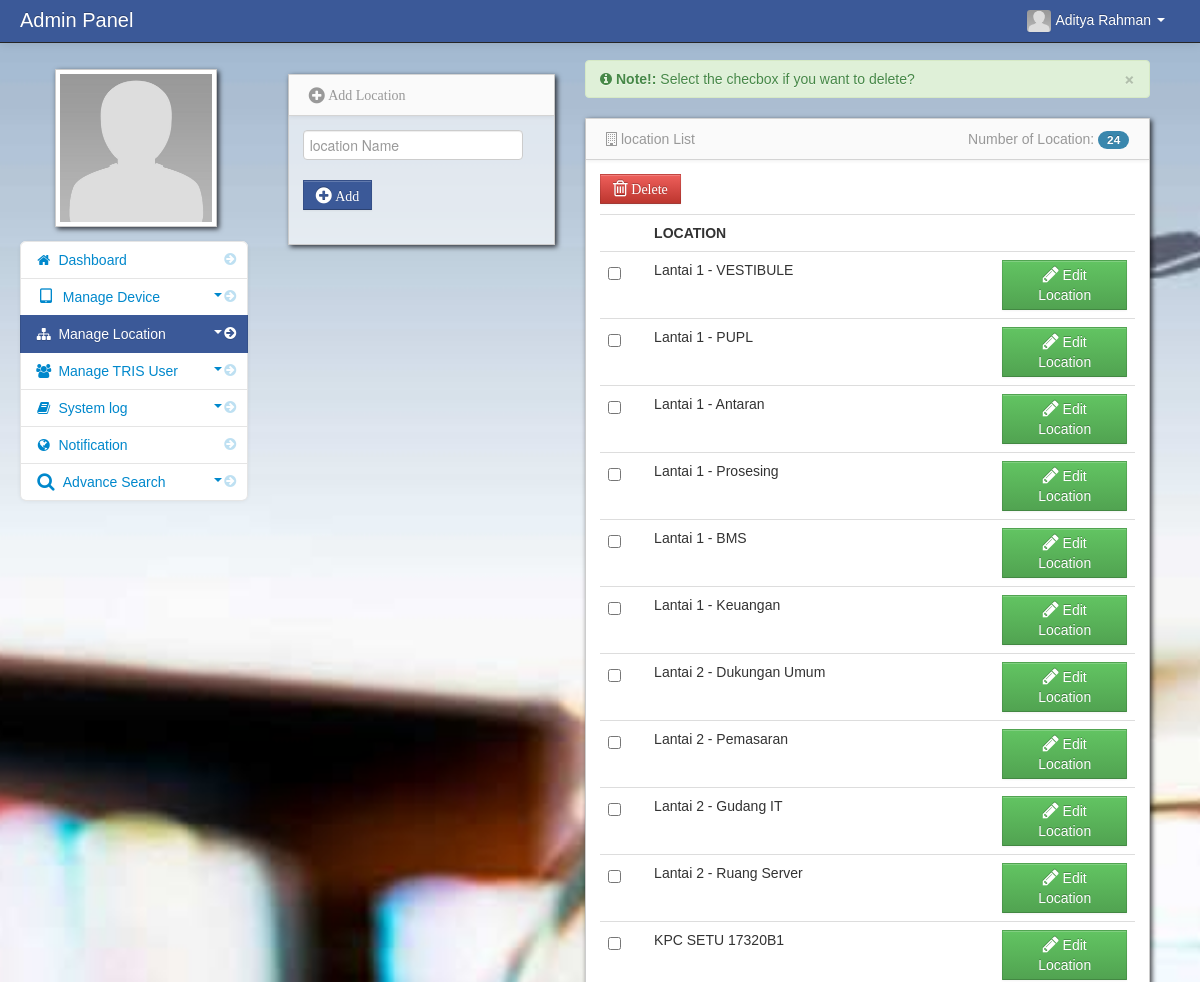
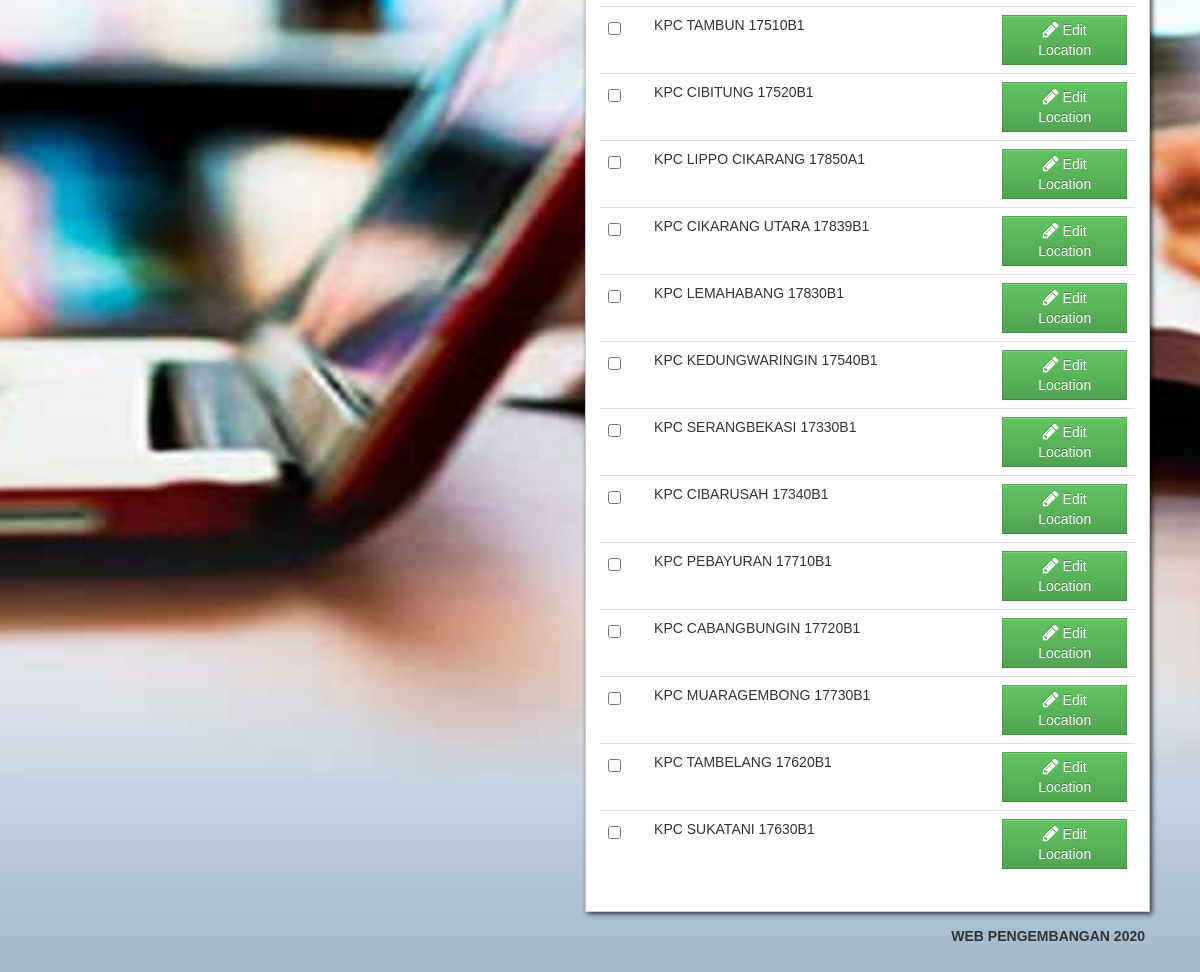
Screenshot of /perangkatit/admin/location.php (signed in) with the database file from the repository (2 pictures, top to bottom).
### tables this page shows
CREATE TABLE `stlocation` (
  `stdev_id` int(11) NOT NULL,
  `stdev_location_name` varchar(128) NOT NULL,
  `thumbnails` varchar(100) NOT NULL
);

### perangkatit/admin/session.php (called while the page is built, shortened)
<?php
$session_id=$_SESSION['id'];
?>

### perangkatit/admin/location.php (the view, shortened to what this page needs)
<?php include('header.php'); ?>
<?php include('session.php'); ?>
    <body>
		<?php include('navbar.php'); ?>
        <div class="container-fluid">
            <div class="row-fluid">
				<?php include('location_slidebar.php'); ?>
				<div class="span3" id="adduser">
				<?php include('add_location.php'); ?>
				</div>
                <div class="span6" id="">
                     <div class="row-fluid">
					<div class="empty">
                        <div class="alert alert-success alert-dismissable">
                            <button type="button" class="close" data-dismiss="alert" aria-hidden="true">&times;</button>
                            <i class="icon-info-sign"></i>  <strong>Note!:</strong> Select the checbox if you want to delete?
                        </div>
                    </div>
                        <div id="block_bg" class="block">
                            <div class="navbar navbar-inner block-header">
							   <div class="muted pull-left"><i class="icon-reorder icon-building"></i> location List</div>
								<div id="" class="muted pull-right">
								<?php
								$my_location = mysqli_query($GLOBALS["___mysqli_ston"], "select * from stlocation ")or die(mysqli_error($GLOBALS["___mysqli_ston"]));
								$count_my_location = mysqli_num_rows($my_location);?>
								Number of Location: <span class="badge badge-info"><?php echo $count_my_location; ?></span>
						        </div>
                            </div>
                            <div class="block-content collapse in">
                                <div class="span12">
									<form action="delete_location.php" method="post">
  									<table cellpadding="0" cellspacing="0" border="0" class="table" id="example">
										<a data-placement="right" title="Click to Delete check item" data-toggle="modal" href="#delete_location" id="delete"  class="btn btn-danger" name=""><i class="icon-trash icon-large"> Delete</i></a>
									  <thead>
										  <tr>
													<th></th>
													<th>Location</th>
													<th></th>
										   </tr>
										</thead>
										<tbody>
										<?php
										$location_query = mysqli_query($GLOBALS["___mysqli_ston"], "select * from stlocation")or die(mysqli_error($GLOBALS["___mysqli_ston"]));
										while($location_row = mysqli_fetch_array($location_query)){
										$id = $location_row['stdev_id'];
										?>
										<tr>
											<td width="30">
											<input id="optionsCheckbox" class="uniform_on" name="selector[]" type="checkbox" value="<?php echo $id; ?>">
											</td>
											<td><?php echo $location_row['stdev_location_name']; ?></td>
											<td width="125">
											<a rel="tooltip"  title="Edit Location" id="e<?php echo $id; ?>" href="edit_location.php<?php echo '?id='.$id; ?>" class="btn btn-success"><i class="icon-pencil icon-large"></i> Edit Location</a>
											</td>
										</tr>
										<?php } ?>
										</tbody>
									</table>
									</form>
                                </div>
                            </div>
                        </div>
                    </div>
                </div>
            </div>
		<?php include('footer.php'); ?>
        </div>
		<?php include('script.php'); ?>
    </body>
</html>

### perangkatit/admin/header.php (shortened to what this page needs)
<!DOCTYPE html>
<html class="no-js">
    <head>
			<link href="bootstrap/css/background.css" rel="stylesheet" media="screen">
			<link href="bootstrap/css/bootstrap.min.css" rel="stylesheet" media="screen">
			<link href="bootstrap/css/bootstrap-responsive.css" rel="stylesheet" media="screen">
			<link href="bootstrap/css/bootstrap-responsive.min.css" rel="stylesheet" media="screen">
			<link href="bootstrap/css/font-awesome.css" rel="stylesheet" media="screen">
			<link href="bootstrap/font-awesome-4.1.0/css/font-awesome.min.css" rel="stylesheet" type="text/css">
			<link href="bootstrap/css/my_style.css" rel="stylesheet" media="screen">
			<link href="bootstrap/css/print.css" rel="stylesheet" media="print">
			<link href="vendors/easypiechart/jquery.easy-pie-chart.css" rel="stylesheet" media="screen">
			<link href="assets/styles.css" rel="stylesheet" media="screen">
		    <link href="bootstrap/css/bootstrap.min1.css" rel="stylesheet" media="screen">
		    <link href="bootstrap/css/sb_admin.css" rel="stylesheet" media="screen">
		<link href="vendors/fullcalendar/fullcalendar.css" rel="stylesheet" media="screen">
		<link href="assets/DT_bootstrap.css" rel="stylesheet" media="screen">
		<link href="vendors/jGrowl/jquery.jgrowl.css" rel="stylesheet" media="screen">
		<link rel="stylesheet" type="text/css" href="vendors/bootstrap-wysihtml5/src/bootstrap-wysihtml5.css"></link>
    </head>

### perangkatit/admin/navbar.php (shortened to what this page needs)
<div class="navbar navbar-inverse navbar-fixed-top">
          <div class="navbar-inner">
             <div class="container-fluid">
		 <div class="navbar-header">
                  <span class="brand" href="#">Admin Panel</span>
		 </div>
                  <div class="nav-collapse collapse">
                      <ul class="nav pull-right">
				<?php $query= mysqli_query($GLOBALS["___mysqli_ston"], "select * from admin where admin_id = '$session_id'")or die(mysqli_error($GLOBALS["___mysqli_ston"]));
					  $row = mysqli_fetch_array($query);
				?>
                          <li class="dropdown">
                              <a href="#" role="button" class="dropdown-toggle" data-toggle="dropdown"><img id="avatar1" class="img-responsive" src="<?php echo $row['adminthumbnails']; ?>">&nbsp;<?php echo $row['firstname']." ".$row['lastname'];  ?> <i class="caret"></i>
                              </a>
                          </li>
                      </ul>
                  </div>
              </div>
          </div>
      </div>

### perangkatit/admin/location_slidebar.php (shortened to what this page needs)
 <div class="span3" id="sidebar">
             <img id="admin_avatar" class="img-polaroid" src="<?php echo $row['adminthumbnails']; ?>">
                <ul class="nav nav-list bs-docs-sidenav nav-collapse collapse">
                     <li class="">
		 <a href="dashboard.php"><i class="icon-chevron-right"></i><i class="icon-home"></i>&nbsp;Dashboard</a>
		 </li>
		<li class="">
		    <a href="javascript:;" role="button" class="dropdown-toggle" data-toggle="collapse" data-target="#bs"><i class="icon-chevron-right"></i><i class="icon-tablet icon-large"></i>&nbsp;Manage Device
			<div class="muted pull-right"><i class="caret"></i></div></a>
		</li>
	    <li class="active">
		    <a href="javascript:;" role="button" class="dropdown-toggle" data-toggle="collapse" data-target="#bs1"><i class="icon-chevron-right"></i><i class="icon-sitemap"></i>&nbsp;Manage Location
			<div class="muted pull-right"><i class="caret"></i></div></a>
		</li>
		<li>
		    <a href="javascript:;" role="button" class="dropdown-toggle" data-toggle="collapse" data-target="#bs2"><i class="icon-chevron-right"></i><i class="icon-group"></i>&nbsp;Manage TRIS User
			<div class="muted pull-right"><i class="caret"></i></div></a>
		</li>
		<li>
		    <a href="javascript:;" role="button" class="dropdown-toggle" data-toggle="collapse" data-target="#bs3"><i class="icon-chevron-right"></i><i class="icon-book"></i>&nbsp;System log
			<div class="muted pull-right"><i class="caret"></i></div></a>
		</li>
	    <li class="">
           <a href="notification.php"><i class="icon-chevron-right"></i><i class="icon-globe"></i>&nbsp;Notification
           </a>
           </li>
                     <li class="">
                       <a href="javascript:;" role="button" class="dropdown-toggle" data-toggle="collapse" data-target="#bs4"><i class="icon-chevron-right"></i><i class="icon-search icon-large"></i>&nbsp;Advance Search
		   <div class="muted pull-right"><i class="caret"></i></div></a>
                    </li>
              </ul>
</div>

### perangkatit/admin/add_location.php (shortened to what this page needs)
<div class="row-fluid">
                     <div class="block">
                         <div class="navbar navbar-inner block-header">
                             <div class="muted pull-left"> <i class="icon-plus-sign icon-large"> Add Location</i></div>
                         </div>
                         <div class="block-content collapse in">
                             <div class="span12">
					<form method="post">
							<div class="control-group">
                                       <div class="controls">
                                         <input name="stdev_location_name" class="input focused" id="focusedInput" type="text" placeholder = "location Name" required>
                                       </div>
                                     </div>
								<div class="control-group">
								<div class="controls">
									<button name="save" class="btn btn-info" id="save" data-placement="right" title="Click to Add"><i class="icon-plus-sign icon-large"> Add</i></button>
                                       </div>
                                     </div>
                             </form>
					</div>
                         </div>
                     </div>
                 </div><?php

### perangkatit/admin/footer.php (shortened to what this page needs)
<div class="pull-right">
		<footer align="center">
           <p>Web Pengembangan 2020</p>
</div>

### perangkatit/admin/script.php (shortened to what this page needs)
	<link href="../admin/vendors/datepicker.css" rel="stylesheet" media="screen">
	<link href="../admin/vendors/uniform.default.css" rel="stylesheet" media="screen">
	<link href="../admin/vendors/chosen.min.css" rel="stylesheet" media="screen">
<link rel="stylesheet" type="text/css" href="../admin/assets//style.css" />
	<link href="../admin/vendors/datepicker.css" rel="stylesheet" media="screen">

### perangkatit/admin/assets/styles.css (style rules this page uses)
body { padding-top: 60px; padding-bottom: 40px; background-color: #f5f5f5; }
.block { background: url("../images/pixel-60fff.png") repeat scroll 0 0 rgba(0, 0, 0, 0) !important; border: 1px solid #ccc; background: white; margin: 1em 0em; border-top: none; -webkit-box-shadow: 2px 2px 5px rgba(0, 0, 6, 0.75); -moz-box-shadow: 2px 2px 5px rgba(0, 0, 6, 0.75); box-shadow: 2px 2px 5px rgba(0, 0, 6, 0.75); }
.block-content { margin: 1em; min-height: .25em; }
.block-header { margin-bottom: 0px; border-right: none; border-left: none; -webkit-border-radius: 0px; -moz-border-radius: 0px; border-radius: 0px; }
.block-header div { padding-top: 10px; }
.bs-docs-sidenav { max-width: 228px; margin: 30px 0 0; padding: 0; background-color: #fff; -webkit-border-radius: 6px; -moz-border-radius: 6px; border-radius: 6px; -webkit-box-shadow: 0 1px 4px rgba(0,0,0,.065); -moz-box-shadow: 0 1px 4px rgba(0,0,0,.065); box-shadow: 0 1px 4px rgba(0,0,0,.065); }
.bs-docs-sidenav > li > a { display: block; width: 190px \9; margin: 0 0 -1px; padding: 8px 14px; border: 1px solid #e5e5e5; }
.bs-docs-sidenav > li:first-child > a { -webkit-border-radius: 6px 6px 0 0; -moz-border-radius: 6px 6px 0 0; border-radius: 6px 6px 0 0; }
.bs-docs-sidenav > li:last-child > a { -webkit-border-radius: 0 0 6px 6px; -moz-border-radius: 0 0 6px 6px; border-radius: 0 0 6px 6px; }
.bs-docs-sidenav > .active > a { position: relative; z-index: 2; padding: 9px 15px; border: 0; text-shadow: 0 1px 0 rgba(0,0,0,.15); -webkit-box-shadow: inset 1px 0 0 rgba(0,0,0,.1), inset -1px 0 0 rgba(0,0,0,.1); -moz-box-shadow: inset 1px 0 0 rgba(0,0,0,.1), inset -1px 0 0 rgba(0,0,0,.1); box-shadow: inset 1px 0 0 rgba(0,0,0,.1), inset -1px 0 0 rgba(0,0,0,.1); }
.bs-docs-sidenav .icon-chevron-right { float: right; margin-top: 2px; margin-right: -6px; opacity: .25; }
.bs-docs-sidenav .active .icon-chevron-right, .bs-docs-sidenav .active a:hover .icon-chevron-right { opacity: 1; }

### rows the page displays
stlocation: stdev_location_name "Lantai 1 - VESTIBULE"
stlocation: stdev_location_name "Lantai 1 - PUPL"
stlocation: stdev_location_name "Lantai 1 - Antaran"
stlocation: stdev_location_name "Lantai 1 - Prosesing"
stlocation: stdev_location_name "Lantai 1 - BMS"
stlocation: stdev_location_name "Lantai 1 - Keuangan"
stlocation: stdev_location_name "Lantai 2 - Dukungan Umum"
stlocation: stdev_location_name "Lantai 2 - Pemasaran"
stlocation: stdev_location_name "Lantai 2 - Gudang IT"
stlocation: stdev_location_name "Lantai 2 - Ruang Server"
stlocation: stdev_location_name "KPC SETU 17320B1"
stlocation: stdev_location_name "KPC TAMBUN 17510B1"
stlocation: stdev_location_name "KPC CIBITUNG 17520B1"
stlocation: stdev_location_name "KPC LIPPO CIKARANG 17850A1"
stlocation: stdev_location_name "KPC CIKARANG UTARA 17839B1"
stlocation: stdev_location_name "KPC LEMAHABANG 17830B1"
stlocation: stdev_location_name "KPC KEDUNGWARINGIN 17540B1"
stlocation: stdev_location_name "KPC SERANGBEKASI 17330B1"
stlocation: stdev_location_name "KPC CIBARUSAH 17340B1"
stlocation: stdev_location_name "KPC PEBAYURAN 17710B1"
stlocation: stdev_location_name "KPC CABANGBUNGIN 17720B1"
stlocation: stdev_location_name "KPC MUARAGEMBONG 17730B1"
stlocation: stdev_location_name "KPC TAMBELANG 17620B1"
stlocation: stdev_location_name "KPC SUKATANI 17630B1"

### other values shown
$row['firstname'] "Aditya"
$row['lastname'] "Rahman"
$count_my_location "24"
